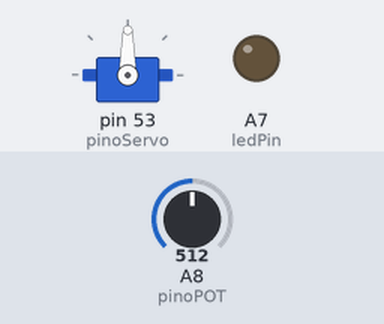
A sketch run on a simulated Arduino Mega 2560, built with avr-gcc and run on an emulated ATmega2560. Shown: servo, output pins drawn as LEDs (lit = HIGH). The inputs (shaded band) are chosen by the test bench; at power-on: A8 (pinoPOT) = 512. What the sketch prints to the serial monitor is not drawn.

Above: at 1.2 s.
1.3 s: A8 (pinoPOT) set to 716
At 1.6 s:
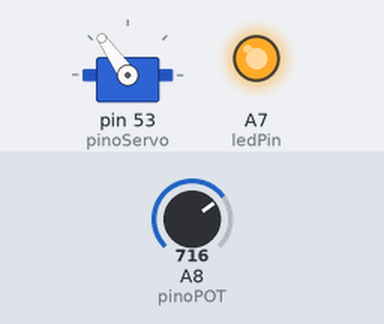
2.8 s: A8 (pinoPOT) set to 900
At 4.0 s:
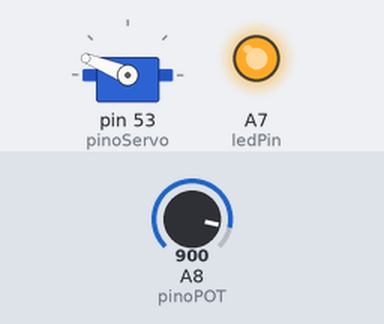
4.3 s: A8 (pinoPOT) set to 1023
At 5.0 s:
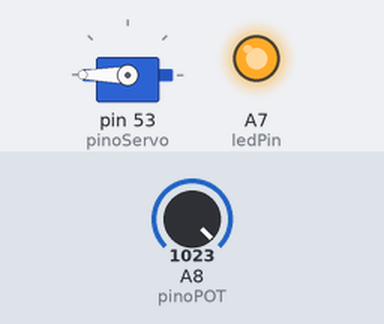
5.8 s: A8 (pinoPOT) set to 306
At 6.1 s:
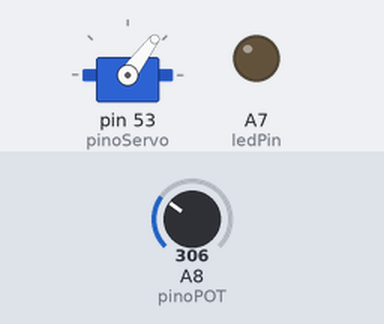
7.3 s: A8 (pinoPOT) set to 122
At 8.5 s:
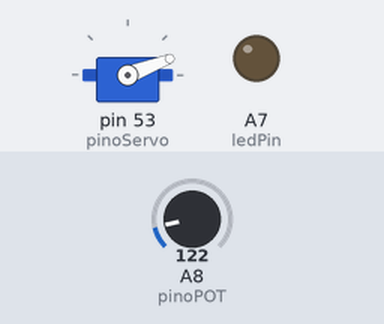
8.8 s: A8 (pinoPOT) set to 0
At 9.6 s:
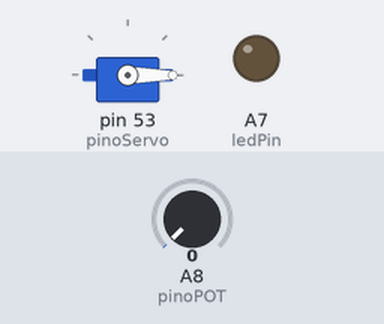
Timing chart, 0 to 11.3 s (numbered marks = the images above; inputs shaded):
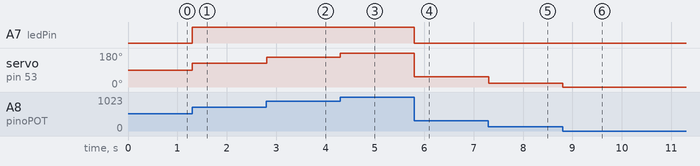

The sketch:

sketch_mar16a.ino
```cpp
#include <Servo.h> //INCLUSÃO DA BIBLIOTECA NECESSÁRIA

Servo servo; //OBJETO DO TIPO SERVO

const int pinoPOT = A8; //PINO ANALÓGICO UTILIZADO PELO POTENCIÔMETRO
const int pinoServo = 53; //PINO DIGITAL UTILIZADO PELO SERVO
const int ledPin = A7;

int valPot = 0;

int leituraA0 = 0; //VARIÁVEL QUE ARMAZENA O VALOR LIDO NA PORTA ANALÓGICA

void setup(){
  servo.attach(pinoServo); //ASSOCIAÇÃO DO PINO DIGITAL AO OBJETO DO TIPO SERVO
  Serial.begin(9600);
  pinMode(ledPin, OUTPUT);//Configura ledPin como saída
  pinMode(pinoPOT, INPUT); //DEFINE A PORTA COMO ENTRADA
}
void loop(){
  leituraA0 = analogRead(pinoPOT); //LÊ O VALOR NA PORTA ANALÓGICA (VALOR LIDO EM BITS QUE VAI DE 0 A 1023 BITS)
  leituraA0 = map(leituraA0, 0, 1023, 0, 180); //EXECUTA A FUNÇÃO "map" DE ACORDO COM OS PARÂMETROS PASSADOS

  servo.write(leituraA0); //APLICA AO SERVO O VALOR / POSIÇÃO GERADO PELA FUNÇÃO "map"


  valPot =  analogRead(pinoPOT); //Faz a leitura analógica do pino em que o potenciômetro esta ligado
  valPot = map(valPot,0,1023,0,255); //Utilizando a função map() para transformar uma escala de 0-1023 em uma escala 0 a 255
  analogWrite(ledPin, valPot);//Aciona o LED proporcionalmente à leitura analógica

  Serial.println(valPot);//Imprime valorpot na serial
  delay(1); //INTERVALO DE 1 MILISSEGUNDO
}
```

Measured:
- after the input at 1.3 s, A7 (ledPin): LOW → HIGH at once; servo on pin 53 (pinoServo): 90° → 125° at once
- after the input at 2.8 s, servo on pin 53 (pinoServo): 125° → 158° at once
- after the input at 4.3 s, servo on pin 53 (pinoServo): 158° → 180° at once
- after the input at 5.8 s, A7 (ledPin): HIGH → LOW at once; servo on pin 53 (pinoServo): 180° → 53° at once
- after the input at 7.3 s, servo on pin 53 (pinoServo): 53° → 21° at once
- after the input at 8.8 s, servo on pin 53 (pinoServo): 21° → 0° at once
